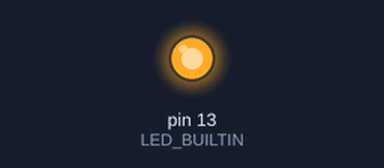
Recording of a sketch running on a simulated Arduino Uno, built with avr-gcc and run on an emulated ATmega328P. Shown: output pins drawn as LEDs (lit = HIGH).

Above: at 0.5 s.
At 38.2 s:
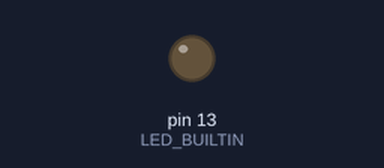
Timing chart, 0 to 39.5 s (numbered marks = the images above):
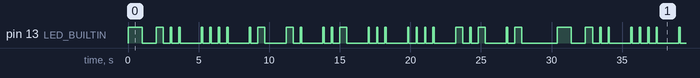

Measured:
- by itself, pin 13 (LED_BUILTIN): moves between LOW and HIGH, repeating every 30.4 s
- by itself, everything shown: repeats every 30.4 s, in 54 steps

The sketch:

SIT210_Blinking_LED.ino
```cpp
// C++ code
//

void setup()
{
  // put your setup code here, to run once:
  pinMode(LED_BUILTIN, OUTPUT);
}

void loop()
{

  // put your main code here, to run repeatedly:
  digitalWrite(LED_BUILTIN, HIGH);
  delay(1000);
  digitalWrite(LED_BUILTIN, LOW);
  delay(1000);


  char TextToMorse[] = "dhanushka";

  for (int character = 0; character < sizeof(TextToMorse); character++)
  {
    alphabetToMorse(TextToMorse[character]);
  }
}

void dot()
{
  digitalWrite(LED_BUILTIN, HIGH);
  delay(100);
  digitalWrite(LED_BUILTIN, LOW);
  delay(500);
}

void dash()
{
  digitalWrite(LED_BUILTIN, HIGH);
  delay(500);
  digitalWrite(LED_BUILTIN, LOW);
  delay(500);
}

void alphabetToMorse(char character)
{
  switch(character)
  {
    case 'a':
    dot();
    dash();
  break;
  case 'b':
    dash();
    dot();
    dot();
    dot();
  break;
  case 'c':
    dash();
    dot();
    dash();
    dot();
  break;
  case 'd':
    dash();
    dot();
    dot();
  break;
  case 'e':
    dot();
  break;
  case 'f':
    dot();
    dot();
    dash();
    dot();
  break;
  case 'g':
    dash();
    dash();
    dot();
  break;
  case 'h':
    dot();
    dot();
    dot();
    dot();
  break;
  case 'i':
    dot();
    dot();
  break;
  case 'j':
    dot();
    dash();
    dash();
    dash();
    dash();
  break;
  case 'k':
    dash();
    dot();
    dash();
  break;
  case 'l':
    dot();
    dash();
    dot();
    dot();
  break;
  case 'm':
    dash();
    dash();
  break;
  case 'n':
    dash();
    dot();
  break;
  case 'o':
    dash();
    dash();
    dash();
  break;
  case 'p':
    dot();
    dash();
    dash();
    dot();
  break;
  case 'q':
    dash();
    dash();
    dot();
    dash();
  break;
  case 'r':
    dot();
    dash();
    dot();
  break;
  case 's':
    dot();
    dot();
    dot();
  break;
  case 't':
    dash();
  break;
  case 'u':
    dot();
    dot();
    dash();
  break;
  case 'v':
    dot();
    dot();
    dot();
    dash();
  break;
  case 'w':
    dot();
    dash();
    dash();
  break;
  case 'x':
    dash();
    dot();
    dot();
    dash();
  break;
  case 'y':
    dash();
    dot();
    dash();
    dash();
  break;
  case 'z':
    dash();
    dash();
    dot();
    dot();
  break;
  }
  delay(1000);
}
```
